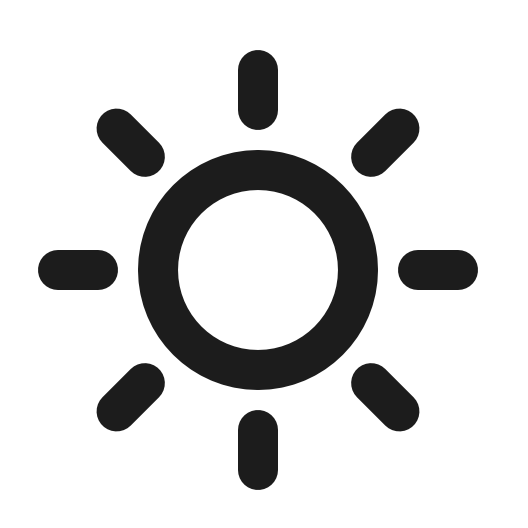
#> input picture weather_icons/sunny.png, 528 x 528 px
$ python weather_img.py
#> lines starting #> are read from the running program, lines starting #| are printed output that depends on the picture; after the words box and inside, x2 and y2 are one past the last pixel; in counts of white or black regions, pixels touching at a corner belong together
#!/usr/bin/python

from PIL import Image
from io import BytesIO
import numpy as np

#image = 'sunny.png'
#image = 'cloudy.png'
#image = 'rainy.png'
images = ['sunny.png', 'cloudy.png', 'rainy.png']
imgdir = './'

w = 40
h = 40
threshold = 10

for image in images:
	print(image)
	img = Image.open(f"{imgdir}/{image}")
#> img is the input picture: PIL image 528x528 RGBA; mean R, G, B, A 5, 5, 5, 43.8
	img_resized = img.resize((w, h))
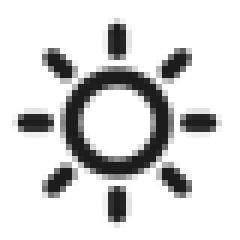
#> img_resized: PIL image 40x40 RGBA (shown 6 times larger); mean R, G, B, A 7.4, 7.4, 7.4, 43.9; transparent parts drawn white
	#img_resized.show()
	img_mono = img_resized.convert("L")
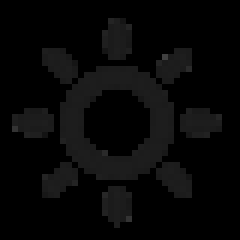
#> img_mono: PIL image 40x40 L (shown 6 times larger); min 0, max 63, mean 7.4

	img_array = np.where(np.asarray(img_mono) > threshold, 1, 0)
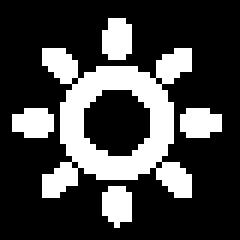
#> img_array: shape (40, 40) int64 (shown 6 times larger); values 0 (black) and 1 (white), 26% white; 5 white regions, box (x1, y1, x2, y2) and area: (7, 8, 32, 33) 300, (17, 3, 22, 10) 30, (2, 18, 9, 23) 29, (30, 18, 37, 23) 29, (17, 31, 22, 38) 28
	#img_mono.show()

	for y in range(h):
		for x in range(w):
			print("{}".format("xx" if img_array[y][x] else ".."), end='')
		print()
#> this loop made 40 passes
#> (printed output is left out)

	file = image.replace('.png', '.dat')
	with open(f"{imgdir}/weather_dats/{file}", 'w') as f:
		for y in range(h):
			for x in range(w):
				f.write(str(img_array[y][x]))
			f.write("\n")
		f.close()
	print(f"saved to {imgdir}/weather_dats/{file}")
#> pass 2 of the loop `for image in images:`:
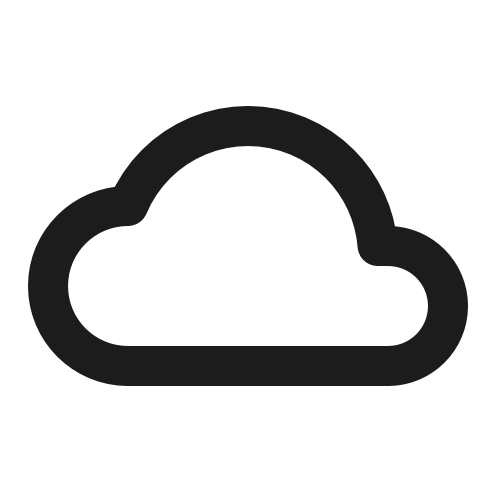
#> input picture weather_icons/cloudy.png, 495 x 495 px
#> img is the input picture: PIL image 495x495 RGBA; mean R, G, B, A 4.9, 4.9, 4.9, 43.9
#> `img_mono = img_resized.convert("L")`:
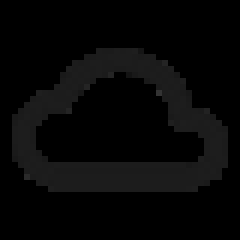
#> img_mono: PIL image 40x40 L (shown 6 times larger); min 0, max 51, mean 6.9
#> `img_array = np.where(np.asarray(img_mono) > threshold, 1, 0)`:
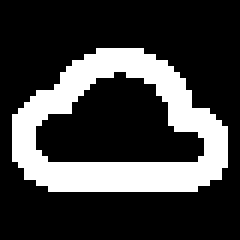
#> img_array: shape (40, 40) int64 (shown 6 times larger); values 0 (black) and 1 (white), 24.5% white; 1 white region, box (x1, y1, x2, y2) and area: (2, 8, 38, 32) 392
#> the loop `for y in range(h):` made 40 passes
#> pass 3 of the loop `for image in images:`:
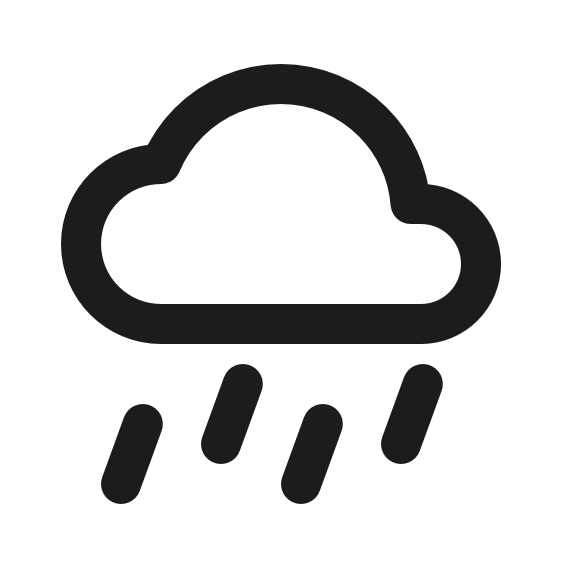
#> input picture weather_icons/rainy.png, 567 x 567 px
#> img is the input picture: PIL image 567x567 RGBA; mean R, G, B, A 5.1, 5.1, 5.1, 45.5
#> `img_mono = img_resized.convert("L")`:
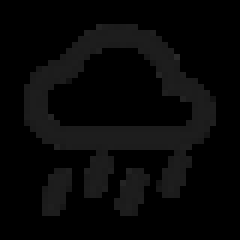
#> img_mono: PIL image 40x40 L (shown 6 times larger); min 0, max 42, mean 7.5
#> `img_array = np.where(np.asarray(img_mono) > threshold, 1, 0)`:
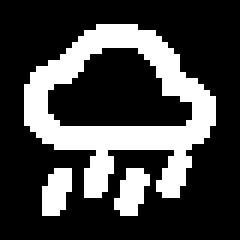
#> img_array: shape (40, 40) int64 (shown 6 times larger); values 0 (black) and 1 (white), 26.4% white; 3 white regions, box (x1, y1, x2, y2) and area: (4, 4, 36, 33) 360, (19, 28, 25, 36) 32, (7, 28, 12, 36) 31
